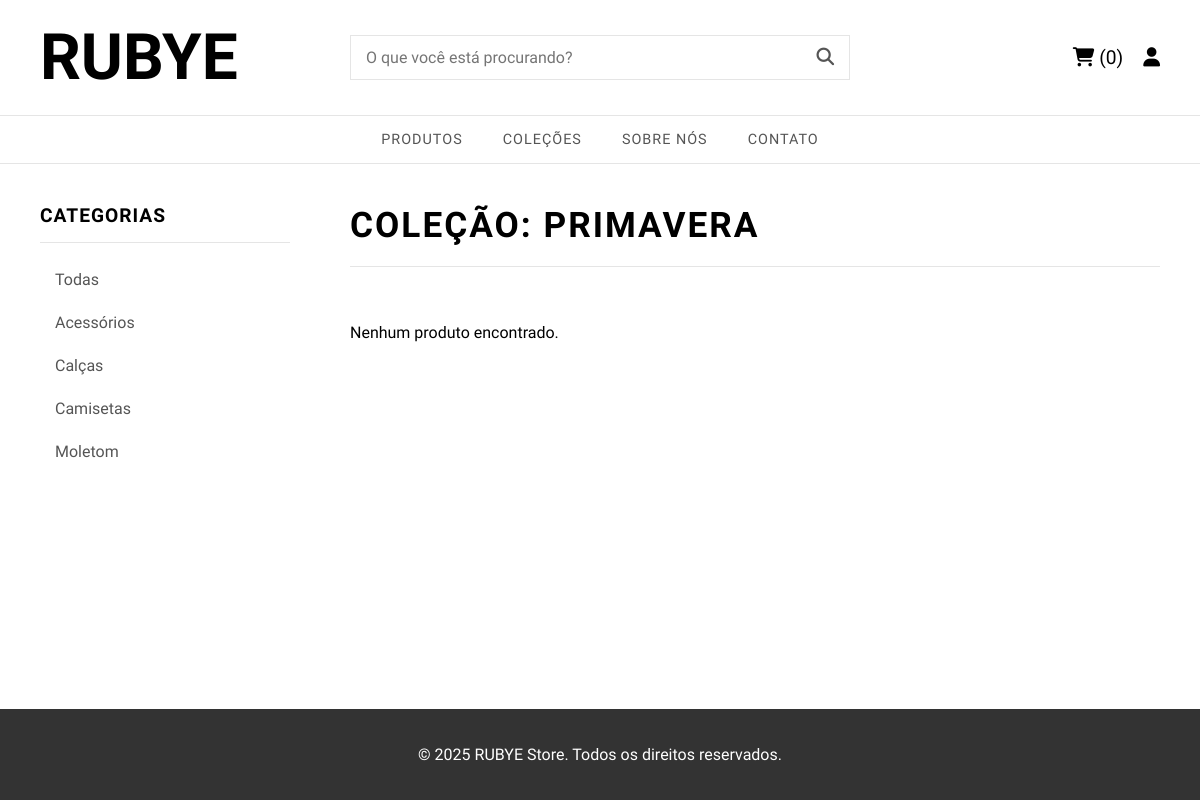
Screenshot of /produtos.php?colecao=2 with the database file from the repository.
### tables this page shows
CREATE TABLE `categorias` (
  `id` int(11) NOT NULL,
  `nome` varchar(100) NOT NULL
);

CREATE TABLE `colecoes` (
  `id` int(11) NOT NULL,
  `nome` varchar(255) NOT NULL,
  `imagem` varchar(255) DEFAULT NULL
);

### public/produtos.php (the view, shortened to what this page needs)
<?php include 'partials/header.php'; ?>
<div class="product-gallery-page">
    <aside class="sidebar-filters">
        <h3>Categorias</h3>
        <ul>
            <li><a href="produtos.php">Todas</a></li>
            <?php
            $categorias = $conexao->query("SELECT * FROM categorias ORDER BY nome");
            while ($categoria = $categorias->fetch_assoc()) {
                echo "<li><a href='produtos.php?categoria={$categoria['id']}'>" . htmlspecialchars($categoria['nome']) . "</a></li>";
            }
            ?>
        </ul>
    </aside>
    <main class="product-list">
        <?php
        $titulo_pagina = "Nossos Produtos";
        $sql_select_part = "SELECT p.*, (SELECT pi.caminho_imagem FROM produto_imagens pi WHERE pi.produto_id = p.id ORDER BY pi.id ASC LIMIT 1) AS imagem_hover FROM produtos p";
        if (isset($_GET['busca']) && !empty(trim($_GET['busca']))) {
            $termo_busca = trim($_GET['busca']);
            $titulo_pagina = "Resultados para: '" . htmlspecialchars($termo_busca) . "'";
            $param_busca = "%" . $termo_busca . "%";
            $sql = $sql_select_part . " WHERE (p.nome LIKE ? OR p.descricao LIKE ?) AND p.status = 'ativo' ORDER BY p.nome ASC";
            $stmt = $conexao->prepare($sql);
            $stmt->bind_param("ss", $param_busca, $param_busca);
        } elseif (isset($_GET['colecao']) && is_numeric($_GET['colecao'])) {
            $colecao_id = (int)$_GET['colecao'];
            $stmt_col_nome = $conexao->prepare("SELECT nome FROM colecoes WHERE id = ?");
            $stmt_col_nome->bind_param("i", $colecao_id);
            $stmt_col_nome->execute();
            $col_result = $stmt_col_nome->get_result()->fetch_assoc();
            if ($col_result) {
                $titulo_pagina = "Coleção: " . htmlspecialchars($col_result['nome']);
            }
            $sql = $sql_select_part . " INNER JOIN produto_colecao pc ON p.id = pc.produto_id WHERE pc.colecao_id = ? AND p.status = 'ativo' ORDER BY p.nome ASC";
            $stmt = $conexao->prepare($sql);
            $stmt->bind_param("i", $colecao_id);
        } else {
            $sql = $sql_select_part . " WHERE p.status = 'ativo' ORDER BY p.nome ASC";
            $stmt = $conexao->prepare($sql);
        }
        ?>
        <h2><?php echo $titulo_pagina; ?></h2>
        <div class="product-grid">
            <?php
            $stmt->execute();
            $produtos = $stmt->get_result();
            if ($produtos->num_rows > 0) {
                while ($produto = $produtos->fetch_assoc()) {
            ?>
                    <div class="product-card">
                        <a href="produto.php?id=<?php echo $produto['id']; ?>">
                            <div class="product-image-container">
                                <img class="img-main" src="../assets/uploads/<?php echo htmlspecialchars($produto['imagem']); ?>" alt="<?php echo htmlspecialchars($produto['nome']); ?>">
                                <?php if (!empty($produto['imagem_hover'])): ?>
                                    <img class="img-hover" src="../assets/uploads/<?php echo htmlspecialchars($produto['imagem_hover']); ?>" alt="<?php echo htmlspecialchars($produto['nome']); ?>">
                                <?php endif; ?>
                            </div>
                            <h4><?php echo htmlspecialchars($produto['nome']); ?></h4>
                            <p class="price">R$ <?php echo number_format($produto['preco'], 2, ',', '.'); ?></p>
                        </a>
                    </div>
            <?php
                }
            } else {
                echo "<p>Nenhum produto encontrado.</p>";
            }
            ?>
        </div>
    </main>
</div>
<?php include 'partials/footer.php'; ?>

### assets/css/style.css (style rules this page uses)
:root { --background-color: #ffffff; --text-color: #000000; --border-color: #e5e5e5; --font-logo: 'UnifrakturCook', cursive; --font-body: 'Work Sans', sans-serif; }
html { height: 100%; }
body { font-family: var(--font-body); margin: 0; background-color: var(--background-color); color: var(--text-color); font-weight: 400; min-height: 100%; display: flex; flex-direction: column; }
a { color: var(--text-color); text-decoration: none; }
.product-grid { display: grid; grid-template-columns: repeat(auto-fill, minmax(280px, 1fr)); gap: 25px; }
.cart-page, .checkout-page, .account-page, .product-page-container, .product-gallery-page, .login-container { padding: 40px; }
.product-gallery-page { display: grid; grid-template-columns: 250px 1fr; gap: 60px; align-items: start; }
.sidebar-filters h3 { font-size: 1.2em; text-transform: uppercase; letter-spacing: 1px; padding-bottom: 15px; border-bottom: 1px solid var(--border-color); margin: 0 0 15px 0; }
.sidebar-filters ul { list-style: none; padding: 0; margin: 0; }
.sidebar-filters ul li a { display: block; padding: 12px 15px; color: #555; font-weight: 500; border-radius: 5px; transition: all 0.2s ease; }
.product-list h2 { font-size: 2.2em; font-weight: 700; text-transform: uppercase; letter-spacing: 2px; margin: 0 0 40px 0; border-bottom: 1px solid var(--border-color); padding-bottom: 20px; }

### rows the page displays
categorias: nome "Acessórios"
categorias: nome "Calças"
categorias: nome "Camisetas"
categorias: nome "Moletom"
colecoes: nome "COLEÇÃO: PRIMAVERA"
